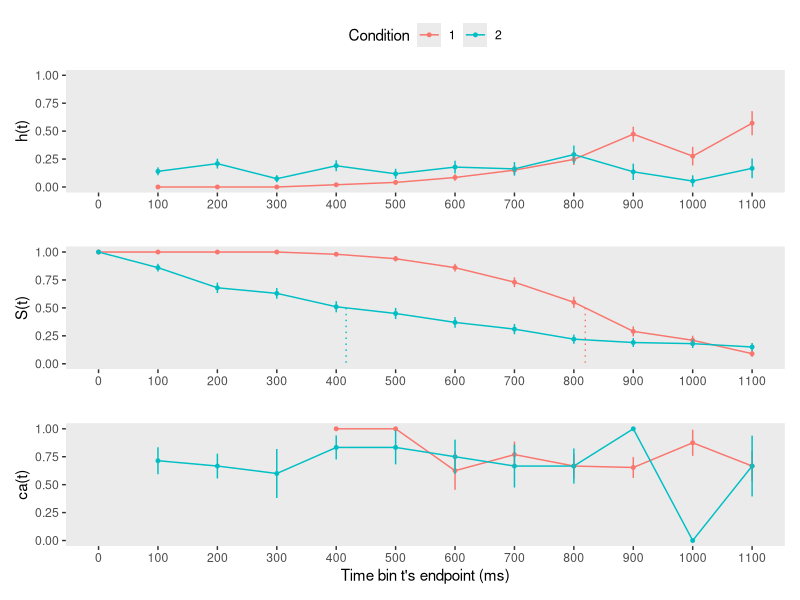
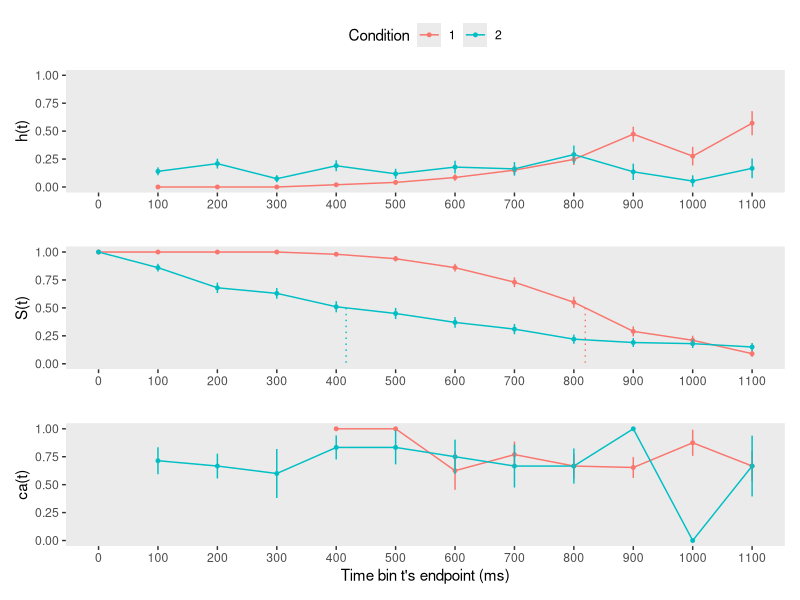

These figures' R source, in order:
## ---- chunk 1
knitr::opts_chunk$set(echo = TRUE)
## ---- chunk 2
library(tidyverse) # data wrangling functions
library(patchwork) # combine figures
## ---- chunk 3
set.seed(1274)
Trials_perCondition = 100

data <- tibble(
  pid   = 1, # person ID
  trial = sample(1:(2*Trials_perCondition)),
  condition = c(rep(1,Trials_perCondition), rep(2,Trials_perCondition)),
  RT = c(rnorm(Trials_perCondition, 800, 200), rexp(Trials_perCondition, 1/600)),
  acc = rep(sample(c(0,1), size=Trials_perCondition,replace=T, prob=c(.3,.7)),2)) %>% 
        arrange(trial) %>%
        mutate(RT = ifelse(RT<0,0.00000001,RT),
               condition=factor(condition,levels=c(1,2)))
head(data)
## ---- chunk 4
cutoff <- 1100 # censoring time in ms
bin_size <- 100

data2 <- data %>%
         mutate(right_censored = 0,
                RT2 = ifelse(RT > cutoff, cutoff, RT),
                right_censored = ifelse(RT2 == cutoff,1,right_censored),
                dRT = ceiling(RT2/bin_size),
                cens_time = cutoff, bin_width = bin_size) # save for plotting
head(data2)
## ---- chunk 5
data_ptb <-
  data2 %>% 
  uncount(weights = dRT) %>% # duplicate rows according to a weighting variable (or expression).
  group_by(trial) %>% 
  mutate(period = 1:n()) %>% 
  mutate(event = if_else(period == max(period) & right_censored == 0, 1, 0)) %>% 
  ungroup()

head(data_ptb)
## ---- chunk 6
data_lt <-
  data_ptb %>% 
  mutate(event = str_c("event", event)) %>%
  group_by(condition,period) %>% 
  count(event) %>% 
  ungroup() %>% 
  pivot_wider(names_from = event,
              values_from = n) %>% 
  mutate(ev0 = ifelse(is.na(event0),0,event0), # replace NA with 0
         ev1 = ifelse(is.na(event1),0,event1),
         risk_set = ev0 + ev1) %>%
  mutate(hazard = (ev1 / risk_set) %>% round(digits = 3)) %>% # estimate hazard
  mutate(se_haz = sqrt((hazard * (1 - hazard)) / risk_set) %>% round(digits=3)) %>% # se hazard
  group_by(condition) %>%
  mutate(survival = cumprod(1-hazard) %>% round(digits = 3), # estimate survival
         term     = cumsum(hazard / (risk_set * (1 - hazard))) %>% round(digits = 6), 
         se_surv = (survival * sqrt(term)) %>% round(digits = 7)) %>% # Greenwood's (1926) approximation
  ungroup()

head(data_lt)
## ---- chunk 7
ca <- data2 %>%
  filter(right_censored==0) %>%
  group_by(condition,dRT,cens_time,bin_width) %>%
  summarize(ca = mean(acc),
            n = n()) %>%
  ungroup() %>%
  mutate(period = dRT,
         se_ca = sqrt((ca * (1-ca)) / n)) %>%
  select(-dRT)

head(ca)
## ---- chunk 8
lt_full <- data_lt %>%
    left_join(ca, join_by(condition,period))

row0_cond1 <- tibble(condition=factor(1),period=0,event0 = NA,event1 =NA, ev0 = NA,ev1 = NA,
                     risk_set = Trials_perCondition,hazard = NA,se_haz = NA,survival = 1,
                     term = NA,se_surv = 0,ca = NA,n = NA,se_ca = NA)
row0_cond2 <- tibble(condition=factor(2),period=0.0,event0 = NA,event1 = NA,ev0 = NA,ev1 = NA,
                     risk_set = Trials_perCondition,hazard = NA,se_haz = NA,survival = 1,
                     term = NA,se_surv = 0,ca = NA,n = NA,se_ca = NA)
                   
lt_full <- bind_rows(row0_cond1, row0_cond2, lt_full) %>% arrange(condition, period)
  
head(lt_full)
## ---- chunk 9
# extract rows around percentile 50 of the survivor function
above_pct50 <- lt_full %>% 
      group_by(condition) %>%
      filter(survival > .5) %>% 
      slice(n()) # take last row
below_pct50 <- lt_full %>% 
      group_by(condition) %>%
      filter(survival < .5) %>% 
      slice(1) # take first row

period_above <- pull(above_pct50, period)

# pull survivor function values
survival_above <- pull(above_pct50, survival)
survival_below <- pull(below_pct50, survival)

# estimate median by interpolation
median_period <- period_above+((survival_above-.5)/(survival_above-survival_below))*((period_above+1)-period_above)

# transform to median RT
median_RT <- median_period*bin_size
median_RT
## ---- chunk 10
p1 <-lt_full %>%
  ggplot(aes(x=period, color=condition, group=condition)) +
  geom_line(aes(y=hazard)) +

  geom_point(aes(y=hazard), size=1) + labs(color="Condition") +
  geom_linerange(aes(ymin=hazard-se_haz, ymax=hazard+se_haz), show.legend = F) +
  scale_x_continuous(breaks = c(0,1:(cutoff/bin_size)), labels=c(0,1:(cutoff/bin_size)*bin_size),
                     limits = c(0,cutoff/bin_size)) +
  scale_y_continuous(limits = c(0,1)) +
  labs(x="", y="h(t)") +
  theme(legend.background = element_rect(fill = "transparent"),
        panel.grid = element_blank(),
        legend.position = "top")

p2 <-lt_full %>%
  ggplot(aes(x=period, color=condition, group=condition)) +
  geom_line(aes(y=survival), show.legend = F) +
  geom_point(aes(y=survival), size=1, show.legend = F) +
  geom_linerange(aes(ymin=survival-se_surv, ymax=survival+se_surv), show.legend = F) +
  # add medians
  geom_path(aes(x=period, y=survival, color=factor(condition)),
            data = tibble(period= c(median_period[1], median_period[1],
                                    median_period[2], median_period[2]),
                          survival = c(.5, 0, .5, 0),
                          condition = c(1,1,2,2)), 
            linetype = 3, show.legend = F) +
  scale_x_continuous(breaks = c(0,1:(cutoff/bin_size)), labels=c(0,1:(cutoff/bin_size)*bin_size),
                     limits=c(0,cutoff/bin_size)) +
  scale_y_continuous(limits = c(0,1)) +
  labs(x="", y="S(t)",
       colour="Condition") +
  theme(panel.grid = element_blank())

p3 <-lt_full %>%
  ggplot(aes(x=period, color=condition, group=condition)) +
  geom_line(aes(y=ca), show.legend = F) +
  geom_point(aes(y=ca), size=1, show.legend = F) +
  geom_linerange(aes(ymin=ca-se_ca, ymax=ca+se_ca), show.legend = F) +
  scale_x_continuous(breaks = c(0,1:(cutoff/bin_size)), labels=c(0,1:(cutoff/bin_size)*bin_size),
                     limits=c(0,cutoff/bin_size)) +
  scale_y_continuous(limits = c(0,1)) +
  labs(x="Time bin t's endpoint (ms)", y="ca(t)",
       colour="Condition") +
  theme(panel.grid = element_blank())

p1/p2/p3

ggsave("figures/example1.png", width = 8, height = 5, dpi = 600)
